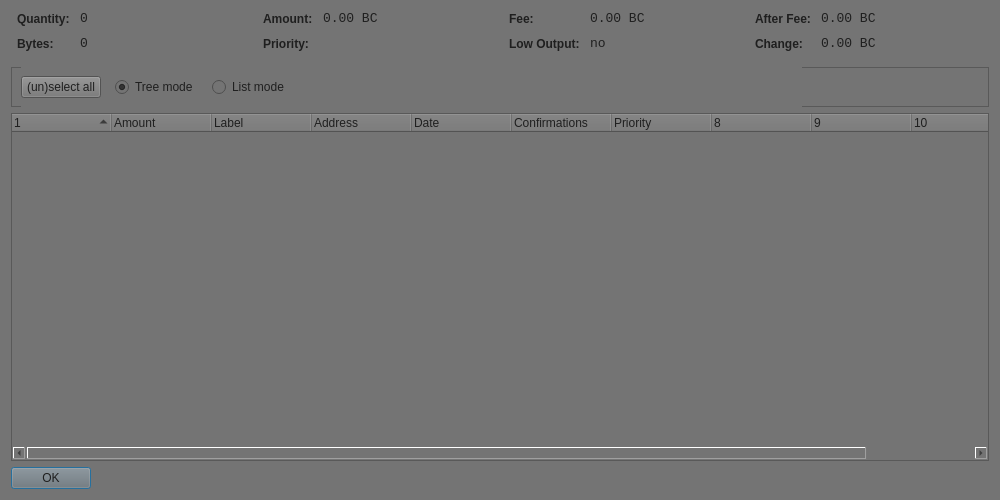
<?xml version="1.0" encoding="UTF-8"?>
<ui version="4.0">
 <class>CoinControlDialog</class>
 <widget class="QDialog" name="CoinControlDialog">
  <property name="geometry">
   <rect>
    <x>0</x>
    <y>0</y>
    <width>1000</width>
    <height>500</height>
   </rect>
  </property>
  <property name="windowTitle">
   <string>Coin Control</string>
  </property>
  <property name="styleSheet">
   <string notr="true">background-color: rgb(116, 116, 116);
color: rgb(31, 31, 31);</string>
  </property>
  <layout class="QVBoxLayout" name="verticalLayout">
   <item>
    <layout class="QHBoxLayout" name="horizontalLayoutTop" stretch="0,0,0,0">
     <property name="topMargin">
      <number>0</number>
     </property>
     <property name="bottomMargin">
      <number>10</number>
     </property>
     <item>
      <layout class="QFormLayout" name="formLayoutCoinControl1">
       <property name="horizontalSpacing">
        <number>10</number>
       </property>
       <property name="verticalSpacing">
        <number>10</number>
       </property>
       <property name="leftMargin">
        <number>6</number>
       </property>
       <property name="rightMargin">
        <number>6</number>
       </property>
       <item row="0" column="0">
        <widget class="QLabel" name="labelCoinControlQuantityText">
         <property name="styleSheet">
          <string notr="true">font-weight:bold;</string>
         </property>
         <property name="text">
          <string>Quantity:</string>
         </property>
        </widget>
       </item>
       <item row="0" column="1">
        <widget class="QLabel" name="labelCoinControlQuantity">
         <property name="font">
          <font>
           <family>Monospace</family>
           <pointsize>10</pointsize>
          </font>
         </property>
         <property name="cursor">
          <cursorShape>IBeamCursor</cursorShape>
         </property>
         <property name="contextMenuPolicy">
          <enum>Qt::ActionsContextMenu</enum>
         </property>
         <property name="text">
          <string notr="true">0</string>
         </property>
         <property name="textInteractionFlags">
          <set>Qt::LinksAccessibleByMouse|Qt::TextSelectableByKeyboard|Qt::TextSelectableByMouse</set>
         </property>
        </widget>
       </item>
       <item row="1" column="0">
        <widget class="QLabel" name="labelCoinControlBytesText">
         <property name="styleSheet">
          <string notr="true">font-weight:bold;</string>
         </property>
         <property name="text">
          <string>Bytes:</string>
         </property>
        </widget>
       </item>
       <item row="1" column="1">
        <widget class="QLabel" name="labelCoinControlBytes">
         <property name="font">
          <font>
           <family>Monospace</family>
           <pointsize>10</pointsize>
          </font>
         </property>
         <property name="cursor">
          <cursorShape>IBeamCursor</cursorShape>
         </property>
         <property name="contextMenuPolicy">
          <enum>Qt::ActionsContextMenu</enum>
         </property>
         <property name="text">
          <string notr="true">0</string>
         </property>
         <property name="textInteractionFlags">
          <set>Qt::LinksAccessibleByMouse|Qt::TextSelectableByKeyboard|Qt::TextSelectableByMouse</set>
         </property>
        </widget>
       </item>
      </layout>
     </item>
     <item>
      <layout class="QFormLayout" name="formLayoutCoinControl2">
       <property name="horizontalSpacing">
        <number>10</number>
       </property>
       <property name="verticalSpacing">
        <number>10</number>
       </property>
       <property name="leftMargin">
        <number>6</number>
       </property>
       <property name="rightMargin">
        <number>6</number>
       </property>
       <item row="0" column="0">
        <widget class="QLabel" name="labelCoinControlAmountText">
         <property name="styleSheet">
          <string notr="true">font-weight:bold;</string>
         </property>
         <property name="text">
          <string>Amount:</string>
         </property>
        </widget>
       </item>
       <item row="0" column="1">
        <widget class="QLabel" name="labelCoinControlAmount">
         <property name="font">
          <font>
           <family>Monospace</family>
           <pointsize>10</pointsize>
          </font>
         </property>
         <property name="cursor">
          <cursorShape>IBeamCursor</cursorShape>
         </property>
         <property name="contextMenuPolicy">
          <enum>Qt::ActionsContextMenu</enum>
         </property>
         <property name="text">
          <string notr="true">0.00 BC</string>
         </property>
         <property name="textInteractionFlags">
          <set>Qt::LinksAccessibleByMouse|Qt::TextSelectableByKeyboard|Qt::TextSelectableByMouse</set>
         </property>
        </widget>
       </item>
       <item row="1" column="0">
        <widget class="QLabel" name="labelCoinControlPriorityText">
         <property name="styleSheet">
          <string notr="true">font-weight:bold;</string>
         </property>
         <property name="text">
          <string>Priority:</string>
         </property>
        </widget>
       </item>
       <item row="1" column="1">
        <widget class="QLabel" name="labelCoinControlPriority">
         <property name="font">
          <font>
           <family>Monospace</family>
           <pointsize>10</pointsize>
          </font>
         </property>
         <property name="cursor">
          <cursorShape>IBeamCursor</cursorShape>
         </property>
         <property name="contextMenuPolicy">
          <enum>Qt::ActionsContextMenu</enum>
         </property>
         <property name="text">
          <string/>
         </property>
         <property name="textInteractionFlags">
          <set>Qt::LinksAccessibleByMouse|Qt::TextSelectableByKeyboard|Qt::TextSelectableByMouse</set>
         </property>
        </widget>
       </item>
      </layout>
     </item>
     <item>
      <layout class="QFormLayout" name="formLayoutCoinControl3">
       <property name="horizontalSpacing">
        <number>10</number>
       </property>
       <property name="verticalSpacing">
        <number>10</number>
       </property>
       <property name="leftMargin">
        <number>6</number>
       </property>
       <property name="rightMargin">
        <number>6</number>
       </property>
       <item row="0" column="0">
        <widget class="QLabel" name="labelCoinControlFeeText">
         <property name="styleSheet">
          <string notr="true">font-weight:bold;</string>
         </property>
         <property name="text">
          <string>Fee:</string>
         </property>
        </widget>
       </item>
       <item row="0" column="1">
        <widget class="QLabel" name="labelCoinControlFee">
         <property name="font">
          <font>
           <family>Monospace</family>
           <pointsize>10</pointsize>
          </font>
         </property>
         <property name="cursor">
          <cursorShape>IBeamCursor</cursorShape>
         </property>
         <property name="contextMenuPolicy">
          <enum>Qt::ActionsContextMenu</enum>
         </property>
         <property name="text">
          <string notr="true">0.00 BC</string>
         </property>
         <property name="textInteractionFlags">
          <set>Qt::LinksAccessibleByMouse|Qt::TextSelectableByKeyboard|Qt::TextSelectableByMouse</set>
         </property>
        </widget>
       </item>
       <item row="1" column="0">
        <widget class="QLabel" name="labelCoinControlLowOutputText">
         <property name="enabled">
          <bool>false</bool>
         </property>
         <property name="styleSheet">
          <string notr="true">font-weight:bold;</string>
         </property>
         <property name="text">
          <string>Low Output:</string>
         </property>
        </widget>
       </item>
       <item row="1" column="1">
        <widget class="QLabel" name="labelCoinControlLowOutput">
         <property name="enabled">
          <bool>false</bool>
         </property>
         <property name="font">
          <font>
           <family>Monospace</family>
           <pointsize>10</pointsize>
          </font>
         </property>
         <property name="cursor">
          <cursorShape>IBeamCursor</cursorShape>
         </property>
         <property name="contextMenuPolicy">
          <enum>Qt::ActionsContextMenu</enum>
         </property>
         <property name="text">
          <string notr="true">no</string>
         </property>
         <property name="textInteractionFlags">
          <set>Qt::LinksAccessibleByMouse|Qt::TextSelectableByKeyboard|Qt::TextSelectableByMouse</set>
         </property>
        </widget>
       </item>
      </layout>
     </item>
     <item>
      <layout class="QFormLayout" name="formLayoutCoinControl4">
       <property name="horizontalSpacing">
        <number>10</number>
       </property>
       <property name="verticalSpacing">
        <number>10</number>
       </property>
       <property name="leftMargin">
        <number>6</number>
       </property>
       <property name="rightMargin">
        <number>6</number>
       </property>
       <item row="0" column="0">
        <widget class="QLabel" name="labelCoinControlAfterFeeText">
         <property name="styleSheet">
          <string notr="true">font-weight:bold;</string>
         </property>
         <property name="text">
          <string>After Fee:</string>
         </property>
        </widget>
       </item>
       <item row="0" column="1">
        <widget class="QLabel" name="labelCoinControlAfterFee">
         <property name="font">
          <font>
           <family>Monospace</family>
           <pointsize>10</pointsize>
          </font>
         </property>
         <property name="cursor">
          <cursorShape>IBeamCursor</cursorShape>
         </property>
         <property name="contextMenuPolicy">
          <enum>Qt::ActionsContextMenu</enum>
         </property>
         <property name="text">
          <string notr="true">0.00 BC</string>
         </property>
         <property name="textInteractionFlags">
          <set>Qt::LinksAccessibleByMouse|Qt::TextSelectableByKeyboard|Qt::TextSelectableByMouse</set>
         </property>
        </widget>
       </item>
       <item row="1" column="0">
        <widget class="QLabel" name="labelCoinControlChangeText">
         <property name="enabled">
          <bool>false</bool>
         </property>
         <property name="styleSheet">
          <string notr="true">font-weight:bold;</string>
         </property>
         <property name="text">
          <string>Change:</string>
         </property>
        </widget>
       </item>
       <item row="1" column="1">
        <widget class="QLabel" name="labelCoinControlChange">
         <property name="enabled">
          <bool>false</bool>
         </property>
         <property name="font">
          <font>
           <family>Monospace</family>
           <pointsize>10</pointsize>
          </font>
         </property>
         <property name="cursor">
          <cursorShape>IBeamCursor</cursorShape>
         </property>
         <property name="contextMenuPolicy">
          <enum>Qt::ActionsContextMenu</enum>
         </property>
         <property name="text">
          <string notr="true">0.00 BC</string>
         </property>
         <property name="textInteractionFlags">
          <set>Qt::LinksAccessibleByMouse|Qt::TextSelectableByKeyboard|Qt::TextSelectableByMouse</set>
         </property>
        </widget>
       </item>
      </layout>
     </item>
    </layout>
   </item>
   <item>
    <widget class="QFrame" name="frame">
     <property name="minimumSize">
      <size>
       <width>0</width>
       <height>40</height>
      </size>
     </property>
     <property name="frameShape">
      <enum>QFrame::StyledPanel</enum>
     </property>
     <property name="frameShadow">
      <enum>QFrame::Sunken</enum>
     </property>
     <widget class="QWidget" name="horizontalLayoutWidget">
      <property name="geometry">
       <rect>
        <x>10</x>
        <y>0</y>
        <width>781</width>
        <height>41</height>
       </rect>
      </property>
      <layout class="QHBoxLayout" name="horizontalLayoutPanel" stretch="0,0,0,0">
       <property name="spacing">
        <number>14</number>
       </property>
       <item>
        <widget class="QPushButton" name="pushButtonSelectAll">
         <property name="sizePolicy">
          <sizepolicy hsizetype="Maximum" vsizetype="Fixed">
           <horstretch>0</horstretch>
           <verstretch>0</verstretch>
          </sizepolicy>
         </property>
         <property name="text">
          <string>(un)select all</string>
         </property>
        </widget>
       </item>
       <item>
        <widget class="QRadioButton" name="radioTreeMode">
         <property name="sizePolicy">
          <sizepolicy hsizetype="Maximum" vsizetype="Fixed">
           <horstretch>0</horstretch>
           <verstretch>0</verstretch>
          </sizepolicy>
         </property>
         <property name="text">
          <string>Tree mode</string>
         </property>
         <property name="checked">
          <bool>true</bool>
         </property>
        </widget>
       </item>
       <item>
        <widget class="QRadioButton" name="radioListMode">
         <property name="sizePolicy">
          <sizepolicy hsizetype="Maximum" vsizetype="Fixed">
           <horstretch>0</horstretch>
           <verstretch>0</verstretch>
          </sizepolicy>
         </property>
         <property name="text">
          <string>List mode</string>
         </property>
        </widget>
       </item>
       <item>
        <spacer name="horizontalSpacer">
         <property name="orientation">
          <enum>Qt::Horizontal</enum>
         </property>
         <property name="sizeHint" stdset="0">
          <size>
           <width>40</width>
           <height>20</height>
          </size>
         </property>
        </spacer>
       </item>
      </layout>
     </widget>
    </widget>
   </item>
   <item>
    <widget class="CoinControlTreeWidget" name="treeWidget">
     <property name="contextMenuPolicy">
      <enum>Qt::CustomContextMenu</enum>
     </property>
     <property name="sortingEnabled">
      <bool>false</bool>
     </property>
     <property name="columnCount">
      <number>11</number>
     </property>
     <attribute name="headerShowSortIndicator" stdset="0">
      <bool>true</bool>
     </attribute>
     <attribute name="headerStretchLastSection">
      <bool>false</bool>
     </attribute>
     <column>
      <property name="text">
       <string/>
      </property>
     </column>
     <column>
      <property name="text">
       <string>Amount</string>
      </property>
     </column>
     <column>
      <property name="text">
       <string>Label</string>
      </property>
     </column>
     <column>
      <property name="text">
       <string>Address</string>
      </property>
     </column>
     <column>
      <property name="text">
       <string>Date</string>
      </property>
     </column>
     <column>
      <property name="text">
       <string>Confirmations</string>
      </property>
      <property name="toolTip">
       <string>Confirmed</string>
      </property>
     </column>
     <column>
      <property name="text">
       <string>Priority</string>
      </property>
     </column>
     <column>
      <property name="text">
       <string/>
      </property>
     </column>
     <column>
      <property name="text">
       <string/>
      </property>
     </column>
     <column>
      <property name="text">
       <string/>
      </property>
     </column>
     <column>
      <property name="text">
       <string/>
      </property>
     </column>
    </widget>
   </item>
   <item>
    <widget class="QDialogButtonBox" name="buttonBox">
     <property name="sizePolicy">
      <sizepolicy hsizetype="Maximum" vsizetype="Fixed">
       <horstretch>0</horstretch>
       <verstretch>0</verstretch>
      </sizepolicy>
     </property>
     <property name="orientation">
      <enum>Qt::Horizontal</enum>
     </property>
     <property name="standardButtons">
      <set>QDialogButtonBox::Ok</set>
     </property>
    </widget>
   </item>
  </layout>
 </widget>
 <customwidgets>
  <customwidget>
   <class>CoinControlTreeWidget</class>
   <extends>QTreeWidget</extends>
   <header>coincontroltreewidget.h</header>
  </customwidget>
 </customwidgets>
 <resources/>
 <connections/>
</ui>
